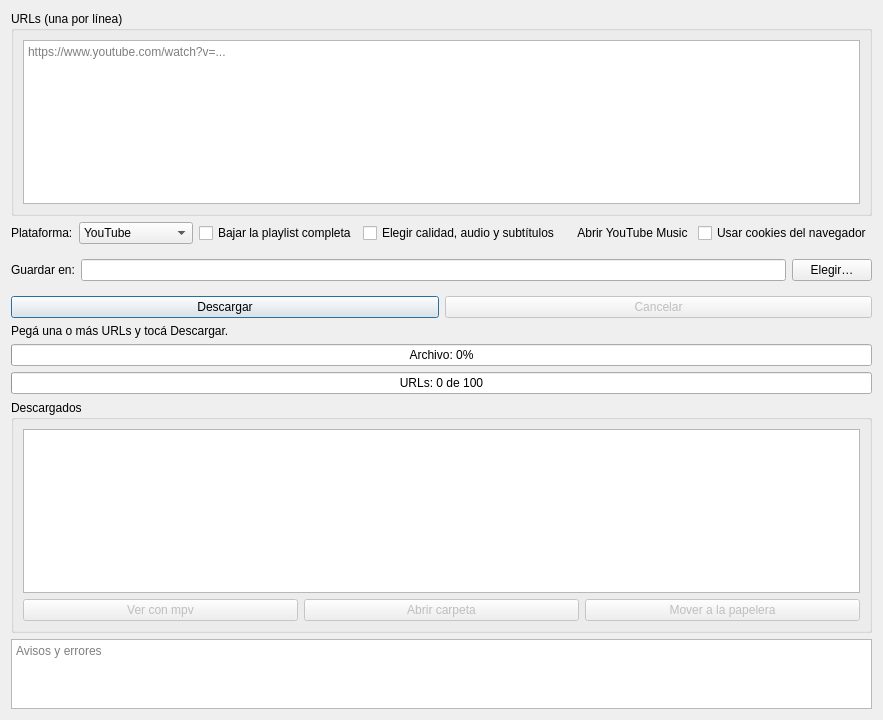
<?xml version="1.0" encoding="UTF-8"?>
<ui version="4.0">
 <class>PaginaDescargas</class>
 <widget class="QWidget" name="PaginaDescargas">
  <property name="geometry">
   <rect>
    <x>0</x>
    <y>0</y>
    <width>640</width>
    <height>720</height>
   </rect>
  </property>
  <property name="windowTitle">
   <string>Descargar Vídeos</string>
  </property>
  <layout class="QVBoxLayout" name="layoutPrincipal">
   <item>
    <widget class="QGroupBox" name="grupoUrls">
     <property name="title">
      <string>URLs (una por línea)</string>
     </property>
     <layout class="QVBoxLayout" name="layoutUrls">
      <item>
       <widget class="QPlainTextEdit" name="editUrls">
        <property name="placeholderText">
         <string>https://www.youtube.com/watch?v=...</string>
        </property>
       </widget>
      </item>
     </layout>
    </widget>
   </item>
   <item>
    <layout class="QHBoxLayout" name="layoutOpciones">
     <item>
      <widget class="QLabel" name="etiquetaPlataforma">
       <property name="text">
        <string>Plataforma:</string>
       </property>
      </widget>
     </item>
     <item>
      <widget class="QComboBox" name="comboPlataforma">
       <item>
        <property name="text">
         <string>YouTube</string>
        </property>
       </item>
       <item>
        <property name="text">
         <string>Redes sociales</string>
        </property>
       </item>
      </widget>
     </item>
     <item>
      <widget class="QCheckBox" name="checkPlaylist">
       <property name="text">
        <string>Bajar la playlist completa</string>
       </property>
       <property name="toolTip">
        <string>Si la URL es de una canción dentro de una playlist, baja toda la lista (si no, solo esa canción)</string>
       </property>
      </widget>
     </item>
     <item>
      <widget class="QCheckBox" name="checkPistas">
       <property name="text">
        <string>Elegir calidad, audio y subtítulos</string>
       </property>
       <property name="toolTip">
        <string>Antes de descargar busca qué calidades, códecs, subtítulos y pistas de audio (idiomas) ofrece el video y deja elegir. Todo queda dentro de un archivo MKV.</string>
       </property>
      </widget>
     </item>
     <item>
      <spacer name="espacioOpciones">
       <property name="orientation">
        <enum>Qt::Orientation::Horizontal</enum>
       </property>
      </spacer>
     </item>
     <item>
      <widget class="QPushButton" name="botonYoutubeMusic">
       <property name="text">
        <string>Abrir YouTube Music</string>
       </property>
       <property name="icon">
        <iconset theme="internet-web-browser"/>
       </property>
       <property name="flat">
        <bool>true</bool>
       </property>
      </widget>
     </item>
     <item>
      <widget class="QCheckBox" name="checkCookies">
       <property name="text">
        <string>Usar cookies del navegador</string>
       </property>
      </widget>
     </item>
    </layout>
   </item>
   <item>
    <widget class="QWidget" name="filaCarpeta" native="true">
     <layout class="QHBoxLayout" name="layoutCarpeta">
      <property name="leftMargin">
       <number>0</number>
      </property>
      <property name="rightMargin">
       <number>0</number>
      </property>
      <item>
       <widget class="QLabel" name="etiquetaCarpeta">
        <property name="text">
         <string>Guardar en:</string>
        </property>
       </widget>
      </item>
      <item>
       <widget class="QLineEdit" name="editCarpeta"/>
      </item>
      <item>
       <widget class="QPushButton" name="botonElegirCarpeta">
        <property name="text">
         <string>Elegir…</string>
        </property>
       </widget>
      </item>
     </layout>
    </widget>
   </item>
   <item>
    <layout class="QHBoxLayout" name="layoutBotones">
     <item>
      <widget class="QPushButton" name="botonDescargar">
       <property name="primario" stdset="0">
        <bool>true</bool>
       </property>
       <property name="text">
        <string>Descargar</string>
       </property>
       <property name="default">
        <bool>true</bool>
       </property>
      </widget>
     </item>
     <item>
      <widget class="QPushButton" name="botonCancelar">
       <property name="enabled">
        <bool>false</bool>
       </property>
       <property name="text">
        <string>Cancelar</string>
       </property>
      </widget>
     </item>
    </layout>
   </item>
   <item>
    <widget class="QLabel" name="etiquetaEstado">
     <property name="text">
      <string>Pegá una o más URLs y tocá Descargar.</string>
     </property>
     <property name="wordWrap">
      <bool>true</bool>
     </property>
    </widget>
   </item>
   <item>
    <widget class="QProgressBar" name="barraArchivo">
     <property name="value">
      <number>0</number>
     </property>
     <property name="format">
      <string>Archivo: %p%</string>
     </property>
    </widget>
   </item>
   <item>
    <widget class="QProgressBar" name="barraTotal">
     <property name="value">
      <number>0</number>
     </property>
     <property name="format">
      <string>URLs: %v de %m</string>
     </property>
    </widget>
   </item>
   <item>
    <widget class="QGroupBox" name="grupoDescargados">
     <property name="title">
      <string>Descargados</string>
     </property>
     <layout class="QVBoxLayout" name="layoutDescargados">
      <item>
       <widget class="QListWidget" name="listaVideos">
        <property name="iconSize">
         <size>
          <width>96</width>
          <height>54</height>
         </size>
        </property>
        <property name="selectionMode">
         <enum>QAbstractItemView::SelectionMode::ExtendedSelection</enum>
        </property>
       </widget>
      </item>
      <item>
       <layout class="QHBoxLayout" name="layoutAcciones">
        <item>
         <widget class="QPushButton" name="botonVer">
          <property name="enabled">
           <bool>false</bool>
          </property>
          <property name="text">
           <string>Ver con mpv</string>
          </property>
         </widget>
        </item>
        <item>
         <widget class="QPushButton" name="botonAbrirCarpeta">
          <property name="enabled">
           <bool>false</bool>
          </property>
          <property name="text">
           <string>Abrir carpeta</string>
          </property>
         </widget>
        </item>
        <item>
         <widget class="QPushButton" name="botonPapelera">
          <property name="peligro" stdset="0">
           <bool>true</bool>
          </property>
          <property name="enabled">
           <bool>false</bool>
          </property>
          <property name="text">
           <string>Mover a la papelera</string>
          </property>
         </widget>
        </item>
       </layout>
      </item>
     </layout>
    </widget>
   </item>
   <item>
    <widget class="QPlainTextEdit" name="registro">
     <property name="maximumSize">
      <size>
       <width>16777215</width>
       <height>90</height>
      </size>
     </property>
     <property name="readOnly">
      <bool>true</bool>
     </property>
     <property name="placeholderText">
      <string>Avisos y errores</string>
     </property>
    </widget>
   </item>
  </layout>
 </widget>
 <resources/>
 <connections/>
</ui>
